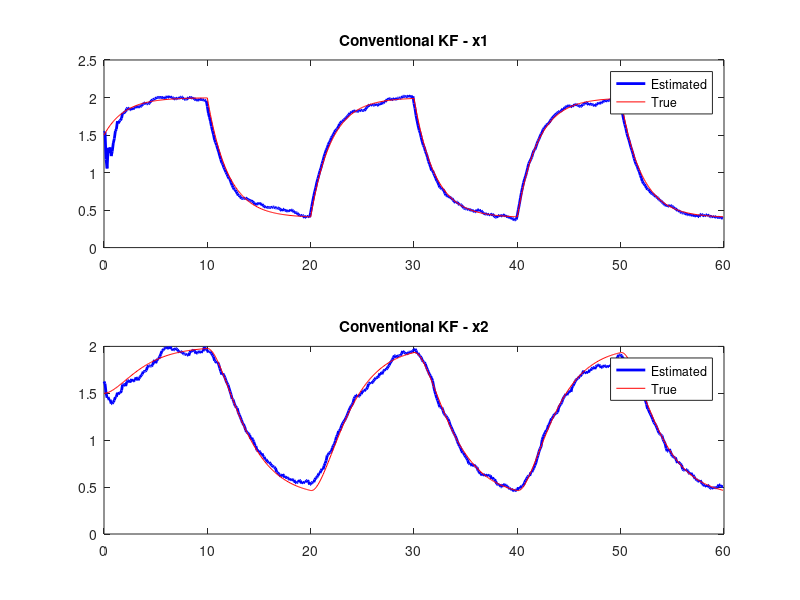
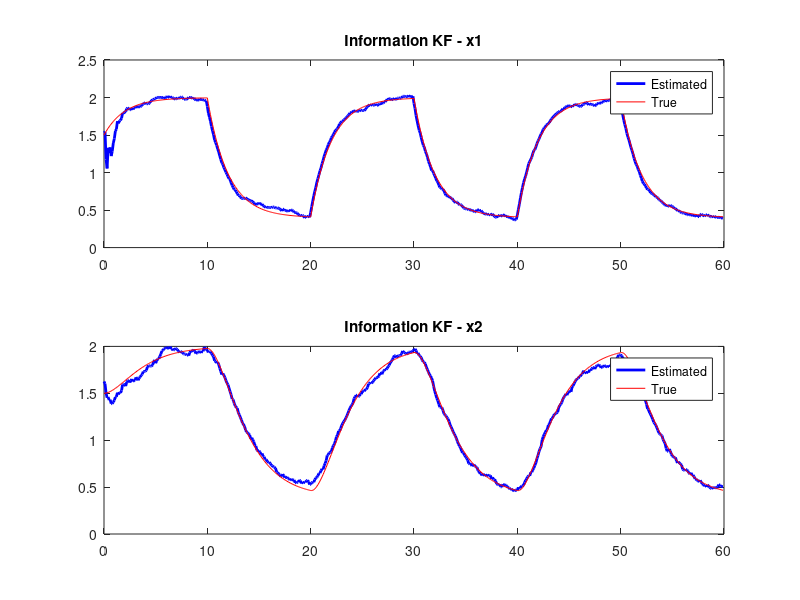

The MATLAB script that drew these images, in order: (Note: this script raises an error after producing the figures.)
% Using observer and KF on the double tank
%
clear all
close all
clc
Ts=0.1; % sample time
N=600;  % the length of the simulation
n = 2;

% system matrixes
A=[0.9512  0;
     0.0476  0.9512];
B=[ 0.0975;
    0.0024];
Bw=[    0.0975  0;
        0.0024  0.0975];
C = [0 1];
Cd = [0 1; 1 0];
Dw=[0 0.5];
D=0;
T=ss(A,B,C,D,Ts);

% noise covariance matrix 
Rprim=0.01;
R1=0.0125;
Q1=[ 0.01    0;
    0       0.01];
S1=[0 0.005]';
R=Dw*Q1*Dw' + Rprim;
S=Bw*Q1*Dw';
Q=Bw*Q1*Bw';

% input signal
u=[ ones(10/0.1,1); 0.2*ones(10/0.1,1)];    
u=[u;u;u];
t=[0:0.1:599*0.1]';

% the noise signals
vprim=sqrt(R-Dw*Q*Dw')*randn(600,1);
w       =sqrt(0.01)*randn(600,2);
% wsrc=(Bw*w')';
% vsrc=(Dw*w'+vprim')';

% define a new system with input u1=[u w v]^T;
B1=[B Bw zeros(2,1)];
D1=[0 Dw 1];
Dd1=[0 Dw 1; 0 Dw 1];
T1=ss(A,B1,C,D1,Ts);
Td1=ss(A,B1,Cd,Dd1,Ts);
Tnf =ss(A,B,C,0,Ts);

% inital state
x01=[1.5 1.5]';

% the input
u1=[u w vprim];

% simulation
[ynoisy,t1,xnoisy]      = lsim(T1,u1,t,x01);
[ydnoisy,td1,xdnoisy]   = lsim(Td1,u1,t,x01);
% simulation noise free
[ynf,t1,xnf]=lsim(Tnf,u,t,x01);

f = @(x,u,w) (A*x + B*u + Bw*w);
g = @(x,u,w,v) (C*x + D*u + Dw*w + v);

x = zeros(2,600);
x(:,1) = x01;
for k = 1:N
    x(:,k+1) = f(x(:,k),u(k),w(k,:)');
    y(:,k)   = g(x(:,k),u(k),w(k,:)',vprim(k,:)');
end

%% Kalman Filter 

xk1k1   = x01;
Pk1k1   = eye(n,n);
u1      = u1';
ynoisy  = ynoisy';
xkk     = zeros(2,600);
xkk(:,1)= xk1k1;
for k = 1:N
    xkk1        = A*xk1k1 + B1*u1(:,k);
    Pkk1        = A*Pk1k1*A' + Q;
    
    dy          = ynoisy(:,k) - C*xkk1;
    Pyy         = R + C*Pkk1*C';
    Pxy         = Pkk1*C';
    K           = Pxy*inv(Pyy);
    xk1k1       = xkk1 + K*dy;
    Pk1k1       = ( eye(n,n) - K*C )*Pkk1;
    
    xkk(:,k)    = xk1k1;
end

figure
subplot(211)
set(gca,'FontSize',18)
plot(t,xkk(1,:)','b','LineWidth',2)
hold
plot(t,xnf(:,1),'r')
legend('Estimated','True')
title('Conventional KF - x1')
hold off

subplot(212)
plot(t,xkk(2,:)','b','LineWidth',2)
hold
plot(t,xnf(:,2),'r')
legend('Estimated','True')
title('Conventional KF - x2')
hold off

%% Information Filter

Pk1k1   = eye(n,n);
zk1k1   = x01;
zkk     = zeros(2,600);
zkk(:,1)= zk1k1;
for k = 1:N
    xkk1        = A*zk1k1 + B1*u1(:,k);
    Zkk1        = inv( A*Pk1k1*A' + Q );
    zkk1        = Zkk1*xkk1;
    
    ik          = C'*inv(R)*ynoisy(:,k);
    Ik          = C'*inv(R)*C;
    zk1k1       = zkk1 + ik;
    Zk1k1       = Zkk1 + Ik;
    
    Pk1k1       = inv( Zk1k1 );
    zk1k1       = Pk1k1*zk1k1;
    zkk(:,k)    = zk1k1;
end

figure
subplot(211)
set(gca,'FontSize',18)
plot(t,zkk(1,:)','b','LineWidth',2)
hold
plot(t,xnf(:,1),'r')
legend('Estimated','True')
title('Information KF - x1')
hold off

subplot(212)
plot(t,zkk(2,:)','b','LineWidth',2)
hold
plot(t,xnf(:,2),'r')
legend('Estimated','True')
title('Information KF - x2')
hold off

%% Distributed Information Filter

hr = 2;
ydnoisy  = ydnoisy';

x       = cell(hr,1);
x{1}    = [1,2]';
x{2}    = [1,2]';

Zt1t1   = cell(hr,1);
Pt1t1   = cell(hr,1);
ztt     = cell(hr,1);
zt      = zeros(2,600);
Pt1t1   = eye(n,n);
zt1t1   = x01;

for k = 1:N
    for i = 1:hr
        xtt1            = A*zt1t1 + B1*u1(:,k);
        Ztt1            = inv( A*Pt1t1*A' + Q );
        ztt1            = Ztt1*xtt1;

        ik              = Cd(1,:)'*inv(R)*ydnoisy(i,k);
        Ik              = Cd(1,:)'*inv(R)*Cd(1,:);
        ztt{i}          = ztt1 + ik;
        Zt1t1{i}        = Ztt1 + Ik;
    end
    Ptmp            = bandinv(Zt1t1,2,x,2,2,0);
%     [X, X_a, X_b, Xij, xxx, xab_size, T1, T2, ia1, ia2, cx] ...
%                 = fuse_cov(Ptmp{1},Ptmp{2},x{1},x{2});
%     ztt{1}          = Ptmp{1}*ztt{1};
%     ztt{2}          = Ptmp{2}*ztt{2};
%     [zt1t1, Pt1t1] = fuse_mean(ztt{1},ztt{2}, X, X_a, X_b, Xij, xxx, xab_size, T1, T2, ia1, ia2, cx);

    ztt{1}          = Ptmp{1}*ztt{1};
    ztt{2}          = Ptmp{2}*ztt{2};
    [zt1t1, Pt1t1]  = fuse2(ztt{1},ztt{2},Ptmp{1},Ptmp{2},x{1},x{2});
    zt(:,k)         = zt1t1;
end

% for k = 1:N
%     for i = 1:hr
%         xtt1            = A*zt1t1 + B1*u1(:,k);
%         Ztt1            = inv( A*Pt1t1*A' + Q );
%         ztt1            = Ztt1*xtt1;
% 
%         ik              = Cd(1,:)'*inv(R)*ydnoisy(i,k);
%         Ik              = Cd(1,:)'*inv(R)*Cd(1,:);
%         ztt{i}          = ztt1 + ik;
%         Zt1t1{i}        = Ztt1 + Ik;
%     end
%     
%     Ptmp            = bandinv(Zt1t1,2,x,2,2,0);
%     ztt{1}          = Ptmp{1}*ztt{1};
%     ztt{2}          = Ptmp{2}*ztt{2};
%     [zt1t1, Pt1t1]  = fuse2(ztt{1},ztt{2},Ptmp{1},Ptmp{2},x{1},x{2});
%     zt(:,k)         = zt1t1;
% end

figure
subplot(211)
set(gca,'FontSize',18)
plot(t,real(zt(1,:)'),'b','LineWidth',2)
hold
plot(t,xnf(:,1),'r')
legend('Estimated','True')
title('Distributed Information KF - x1')
hold off
subplot(212)
plot(t,real(zt(2,:)'),'b','LineWidth',2)
hold
plot(t,xnf(:,2),'r')
legend('Estimated','True')
title('Distributed Information KF - x2')
hold off



